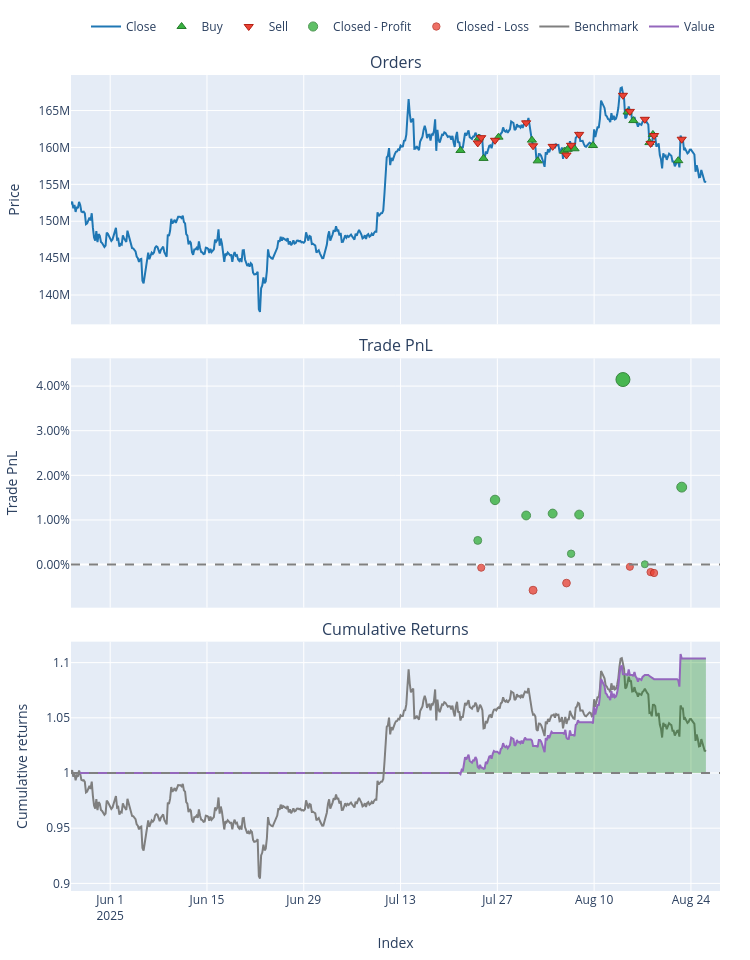

Here is the notebook cell this chart was saved with:
### Markdown cell above
# 테스트 - 전체 기간

### Code cell
import numpy as np
import pandas as pd
import vectorbt as vbt
from keras.models import load_model
import joblib
import pandas_ta as ta

test_data = "./data/BTC_4h_data_all.csv"
test_data = "./data/recent_candles_test.csv"

price_data_4h = pd.read_csv(test_data, encoding="utf-8-sig", index_col=0, parse_dates=True)
# 리샘플링 규칙 정의
ohlc_dict = {
    'Open': 'first',
    'High': 'max',
    'Low': 'min',
    'Close': 'last',
    'Volume': 'sum'
}

# 4시간봉 데이터를 일봉으로 리샘플링
price_data_1d = price_data_4h.resample('D').apply(ohlc_dict)

# ---------------------------------
# 1. 저장된 모델 불러오기
# ---------------------------------
# 'my_lstm_model.h5' 부분에 실제 저장한 모델 파일 경로를 입력하세요.
print("모델을 불러오는 중입니다...")
model = load_model('./lstm/best_mtf_model_ver1.1.h5')
print("모델 로딩 완료!")

entry_threshold = 0.22
exit_threshold = 0.55

# ==============================================================================
# 2. 전체 기간 데이터 준비 (KeyError 해결 최종안)
# ==============================================================================
# (1) 피처를 처음부터 다시 생성하여 데이터 일관성을 보장합니다.

# 4시간봉 피처 생성: 원본 가격 데이터(OHLCV 포함)를 복사해서 시작합니다.
print("4시간봉 피처를 생성합니다...")
features_4h_new = price_data_4h.copy()
features_4h_new.ta.rsi(length=14, append=True, col_names=('RSI_14_4H',))
features_4h_new.ta.macd(fast=12, slow=26, signal=9, append=True, col_names=('MACD_12_26_9_4H', 'MACDh_12_26_9_4H', 'MACDs_12_26_9_4H'))
features_4h_new.ta.bbands(length=20, std=2, append=True, col_names=('BBL_20_2.0_4H', 'BBM_20_2.0_4H', 'BBU_20_2.0_4H', 'BBB_20_2.0_4H', 'BBP_20_2.0_4H'))

# 일봉 피처 생성
print("일봉 피처를 생성합니다...")
features_1d_new = price_data_1d.copy()
features_1d_new.ta.rsi(length=14, append=True, col_names=('RSI_14_1D',))
features_1d_new.ta.sma(length=50, append=True, col_names=('SMA_50_1D',))
features_1d_new.ta.adx(length=14, append=True, col_names=('ADX_14_1D', 'DMP_14_1D', 'DMN_14_1D'))

# 사용할 일봉 지표 컬럼만 선택합니다 (OHLCV 중복 방지)
daily_indicator_cols = ['RSI_14_1D', 'SMA_50_1D', 'ADX_14_1D', 'DMP_14_1D', 'DMN_14_1D']
features_1d_to_merge = features_1d_new[daily_indicator_cols]


# (2) 두 시간대 피처 결합
# 4시간봉 피처(OHLCV 포함)를 기준으로 일봉 지표를 합칩니다.
print("다중 시간대 피처를 결합합니다...")
final_features = pd.merge(features_4h_new, features_1d_to_merge, left_index=True, right_index=True, how='left')
final_features.fillna(method='ffill', inplace=True)
final_features.dropna(inplace=True)
print("데이터 준비 완료!")


# (3) Scaler 적용 (이전과 동일한 정렬 로직 사용)
scaler = joblib.load('./lstm/best_mtf_scaler_ver1.1.pkl')

fit_feature_names = scaler.feature_names_in_
final_features_aligned = final_features[fit_feature_names]
scaled_features_full = scaler.transform(final_features_aligned)


# (4) 시퀀스 데이터 생성 (lookback 값 확인!)
lookback = 30 # 훈련 시 사용했던 값으로 반드시 통일해야 합니다!
X_full = []
for i in range(lookback, len(scaled_features_full)):
    X_full.append(scaled_features_full[i-lookback:i])
X_full = np.array(X_full)


# ==============================================================================
# 3. 전체 기간에 대한 예측 수행 (★★★ 이 부분이 추가되었습니다 ★★★)
# ==============================================================================
print(f"총 {len(X_full)}개의 시퀀스에 대한 예측을 수행합니다...")
predictions_full = model.predict(X_full)

# 예측 결과를 각 확률 변수에 할당
prob_loss_full = predictions_full[:, 0]
prob_hold_full = predictions_full[:, 1]
prob_profit_full = predictions_full[:, 2]
print("예측 완료!")

print(prob_profit_full.mean(), prob_profit_full.max())
print(prob_hold_full.mean(), prob_hold_full.max())
print(prob_loss_full.mean(), prob_loss_full.max())

# ==============================================================================
# 4. 시그널 생성 및 VectorBT 백테스팅
# ==============================================================================
# 예측이 시작되는 시점에 맞춰 인덱스를 정렬합니다.
signal_index_full = final_features.index[lookback:]

# 시그널 생성을 위한 빈 Series 생성
entries_full = pd.Series(False, index=price_data_4h.index) # 기준이 되는 4시간봉 인덱스 사용
exits_full = pd.Series(False, index=price_data_4h.index)


# loc를 사용하여 정확한 위치에 시그널 할당
entries_full.loc[signal_index_full] = prob_profit_full > entry_threshold
exits_full.loc[signal_index_full] = prob_loss_full > exit_threshold

# # 진입과 청산 신호가 겹칠 경우 진입을 우선 (ipynb 로직 반영)
# conflicting_signals_full = entries_full & exits_full
# exits_full[conflicting_signals_full] = False


# 백테스팅 실행 (ipynb의 설정값 반영)
full_portfolio = vbt.Portfolio.from_signals(
    close=price_data_4h['Close'], # 백테스팅 기준 가격: 4시간봉 종가
    entries=entries_full,
    exits=exits_full,
    init_cash=1000000,
    fees=0.0005,      # 0.5% 수수료
    slippage=0.0005, # 0.05% 슬리피지
    freq='4h',        # 데이터 빈도 명시
    # stop_exit=True,   # 진입 시 청산 고려
    # size=0.5,                # 거래당 100,000 KRW씩 진입 (최소 주문 금액 5,000원 이상)
    # size_type='percent'           # size가 '금액' 기준임을 명시
)

# 최종 성과 출력
print("\n--- 전체 기간 최종 백테스팅 결과 ---")
print(full_portfolio.stats())

# 누적 수익률 그래프 시각화
full_portfolio.plot().show()

### Figure 1 — Plotly figure (JSON) as saved in the notebook; plotly's stock layout.template omitted (floating-point values rounded to 4 significant figures; data arrays with more than 128 entries replaced by an {"elided": "..."} marker saying what was removed)
{"data": [{"legendgroup": "0", "line": {"color": "#1f77b4"}, "name": "Close", "showlegend": true, "type": "scatter", "uid": "f0104847-20e8-44f5-b3f9-db2f8dfac287", "x": {"elided": "552 str values"}, "xaxis": "x", "y": {"elided": "552 float values"}, "yaxis": "y"}, {"customdata": [[0.0, 0.006263, 499.8], [2.0, 0.006231, 502.5], [4.0, 0.006335, 502.1], [6.0, 0.006312, 509.4], [8.0, 0.006397, 515.0], [10.0, 0.006474, 512.0], [12.0, 0.006494, 517.9], [14.0, 0.006457, 515.7], [16.0, 0.006469, 517.0], [18.0, 0.006524, 522.7], [20.0, 0.006607, 544.4], [22.0, 0.00665, 544.1], [24.0, 0.006774, 544.2], [26.0, 0.006717, 543.3], [28.0, 0.006855, 542.2]], "hovertemplate": "Order Id: %{customdata[0]}<br>Timestamp: %{x}<br>Price: %{y}<br>Size: %{customdata[1]:.6f}<br>Fees: %{customdata[2]:.6f}", "legendgroup": "1", "marker": {"color": "#37B13F", "line": {"color": "rgb(38,123,44)", "width": 1}, "size": 8, "symbol": "triangle-up"}, "mode": "markers", "name": "Buy", "type": "scatter", "uid": "6d002b8a-e12f-42bd-92e5-346182c9c236", "x": ["2025-07-21T16:00:00+00:00", "2025-07-24T08:00:00+00:00", "2025-07-25T00:00:00+00:00", "2025-07-27T04:00:00+00:00", "2025-08-01T00:00:00+00:00", "2025-08-01T20:00:00+00:00", "2025-08-05T16:00:00+00:00", "2025-08-06T04:00:00+00:00", "2025-08-07T04:00:00+00:00", "2025-08-09T20:00:00+00:00", "2025-08-14T20:00:00+00:00", "2025-08-15T16:00:00+00:00", "2025-08-18T00:00:00+00:00", "2025-08-18T12:00:00+00:00", "2025-08-22T04:00:00+00:00"], "xaxis": "x", "y": [159600000.0, 161300000.0, 158500000.0, 161400000.0, 161000000.0, 158200000.0, 159500000.0, 159700000.0, 159800000.0, 160300000.0, 164800000.0, 163600000.0, 160700000.0, 161800000.0, 158200000.0], "yaxis": "y"}, {"customdata": [[1.0, 0.006263, 503.0], [3.0, 0.006231, 502.6], [5.0, 0.006335, 509.9], [7.0, 0.006312, 515.5], [9.0, 0.006397, 512.5], [11.0, 0.006474, 518.4], [13.0, 0.006494, 516.2], [15.0, 0.006457, 517.5], [17.0, 0.006469, 523.3], [19.0, 0.006524, 545.0], [21.0, 0.006607, 544.7], [23.0, 0.00665, 544.7], [25.0, 0.006774, 543.8], [27.0, 0.006717, 542.8], [29.0, 0.006855, 552.2]], "hovertemplate": "Order Id: %{customdata[0]}<br>Timestamp: %{x}<br>Price: %{y}<br>Size: %{customdata[1]:.6f}<br>Fees: %{customdata[2]:.6f}", "legendgroup": "2", "marker": {"color": "#EA4335", "line": {"color": "rgb(181,31,18)", "width": 1}, "size": 8, "symbol": "triangle-down"}, "mode": "markers", "name": "Sell", "type": "scatter", "uid": "6f5ad701-89fe-4e67-8229-fb75893bb729", "x": ["2025-07-24T04:00:00+00:00", "2025-07-24T16:00:00+00:00", "2025-07-26T16:00:00+00:00", "2025-07-31T04:00:00+00:00", "2025-08-01T04:00:00+00:00", "2025-08-04T00:00:00+00:00", "2025-08-06T00:00:00+00:00", "2025-08-06T16:00:00+00:00", "2025-08-07T20:00:00+00:00", "2025-08-14T04:00:00+00:00", "2025-08-15T04:00:00+00:00", "2025-08-17T08:00:00+00:00", "2025-08-18T04:00:00+00:00", "2025-08-18T16:00:00+00:00", "2025-08-22T16:00:00+00:00"], "xaxis": "x", "y": [160600000.0, 161300000.0, 161000000.0, 163300000.0, 160200000.0, 160100000.0, 159000000.0, 160300000.0, 161800000.0, 167100000.0, 164900000.0, 163800000.0, 160500000.0, 161600000.0, 161100000.0], "yaxis": "y"}, {"customdata": [[0.0, 0.0, 5410.0, 0.005413], [2.0, 2.0, 14550.0, 0.01449], [3.0, 3.0, 11210.0, 0.011], [5.0, 5.0, 11700.0, 0.01143], [7.0, 7.0, 2505.0, 0.002429], [8.0, 8.0, 11580.0, 0.0112], [9.0, 9.0, 43350.0, 0.04147], [11.0, 11.0, 70.11, 6.442e-05], [14.0, 14.0, 18820.0, 0.01735]], "hovertemplate": "Exit Trade Id: %{customdata[0]}<br>Position Id: %{customdata[1]}<br>Exit Timestamp: %{x}<br>PnL: %{customdata[2]:.6f}<br>Return: %{customdata[3]:.2%}", "legendgroup": "3", "marker": {"color": "#37B13F", "line": {"color": "rgb(38,123,44)", "width": 1}, "opacity": [0.7694, 0.8023, 0.7896, 0.7912, 0.7586, 0.7904, 0.9, 0.75, 0.8126], "size": [7.904, 9.438, 8.849, 8.921, 7.4, 8.883, 14.0, 7.0, 9.923], "symbol": "circle"}, "mode": "markers", "name": "Closed - Profit", "type": "scatter", "uid": "a10001d3-ec7d-40b7-8db5-5eee8c9a3c93", "x": ["2025-07-24T04:00:00+00:00", "2025-07-26T16:00:00+00:00", "2025-07-31T04:00:00+00:00", "2025-08-04T00:00:00+00:00", "2025-08-06T16:00:00+00:00", "2025-08-07T20:00:00+00:00", "2025-08-14T04:00:00+00:00", "2025-08-17T08:00:00+00:00", "2025-08-22T16:00:00+00:00"], "xaxis": "x2", "y": [0.005413, 0.01449, 0.011, 0.01143, 0.002429, 0.0112, 0.04147, 6.442e-05, 0.01735], "yaxis": "y2"}, {"customdata": [[1.0, 1.0, -707.9, -0.0007044], [4.0, 4.0, -5925.0, -0.005753], [6.0, 6.0, -4302.0, -0.004154], [10.0, 10.0, -552.9, -0.0005078], [12.0, 12.0, -1837.0, -0.001688], [13.0, 13.0, -2051.0, -0.001888]], "hovertemplate": "Exit Trade Id: %{customdata[0]}<br>Position Id: %{customdata[1]}<br>Exit Timestamp: %{x}<br>PnL: %{customdata[2]:.6f}<br>Return: %{customdata[3]:.2%}", "legendgroup": "4", "marker": {"color": "#EA4335", "line": {"color": "rgb(181,31,18)", "width": 1}, "opacity": [0.7523, 0.7706, 0.7648, 0.7516, 0.7559, 0.7566], "size": [7.108, 7.962, 7.691, 7.075, 7.275, 7.308], "symbol": "circle"}, "mode": "markers", "name": "Closed - Loss", "type": "scatter", "uid": "07f889df-552f-4e89-9c39-fe1339489e07", "x": ["2025-07-24T16:00:00+00:00", "2025-08-01T04:00:00+00:00", "2025-08-06T00:00:00+00:00", "2025-08-15T04:00:00+00:00", "2025-08-18T04:00:00+00:00", "2025-08-18T16:00:00+00:00"], "xaxis": "x2", "y": [-0.0007044, -0.005753, -0.004154, -0.0005078, -0.001688, -0.001888], "yaxis": "y2"}, {"legendgroup": "5", "line": {"color": "#7f7f7f"}, "name": "Benchmark", "showlegend": true, "type": "scatter", "uid": "defdb11b-6d6c-42a2-b957-33ec03410454", "x": {"elided": "552 str values"}, "xaxis": "x3", "y": {"elided": "552 float values"}, "yaxis": "y3"}, {"hoverinfo": "skip", "legendgroup": "6", "line": {"color": "rgba(0, 0, 0, 0)", "width": 0}, "opacity": 0, "showlegend": false, "type": "scatter", "uid": "f019c582-04bc-46a3-ac85-a7e2cf60d0db", "x": {"elided": "552 str values"}, "xaxis": "x3", "y": {"elided": "552 int values"}, "yaxis": "y3"}, {"connectgaps": false, "fill": "tonexty", "fillcolor": "rgba(0, 128, 0, 0.3)", "hoverinfo": "skip", "legendgroup": "6", "line": {"color": "rgba(0, 0, 0, 0)", "width": 0}, "opacity": 0, "showlegend": false, "type": "scatter", "uid": "70184680-8000-44c7-b4a7-3e35e8a2a426", "x": {"elided": "552 str values"}, "xaxis": "x3", "y": {"elided": "552 float values"}, "yaxis": "y3"}, {"hoverinfo": "skip", "legendgroup": "6", "line": {"color": "rgba(0, 0, 0, 0)", "width": 0}, "opacity": 0, "showlegend": false, "type": "scatter", "uid": "a9440ba8-3f5b-4faf-af98-719a35fad122", "x": {"elided": "552 str values"}, "xaxis": "x3", "y": {"elided": "552 int values"}, "yaxis": "y3"}, {"connectgaps": false, "fill": "tonexty", "fillcolor": "rgba(255, 0, 0, 0.3)", "hoverinfo": "skip", "legendgroup": "6", "line": {"color": "rgba(0, 0, 0, 0)", "width": 0}, "opacity": 0, "showlegend": false, "type": "scatter", "uid": "b145a743-9a53-4ab7-84fd-a92fcf58cf05", "x": {"elided": "552 str values"}, "xaxis": "x3", "y": {"elided": "552 float values"}, "yaxis": "y3"}, {"legendgroup": "7", "line": {"color": "#9467bd"}, "name": "Value", "showlegend": true, "type": "scatter", "uid": "cf27f966-95fa-4974-85f5-73b52170c720", "x": {"elided": "552 str values"}, "xaxis": "x3", "y": {"elided": "552 float values"}, "yaxis": "y3"}, {"hoverinfo": "skip", "legendgroup": "6", "line": {"color": "rgba(0, 0, 0, 0)", "width": 0}, "opacity": 0, "showlegend": false, "type": "scatter", "uid": "180cf7c9-a27c-417b-a147-dfe332a1b89c", "x": {"elided": "552 str values"}, "xaxis": "x3", "y": {"elided": "552 int values"}, "yaxis": "y3"}], "layout": {"annotations": [{"font": {"size": 16}, "showarrow": false, "text": "Orders", "x": 0.5, "xanchor": "center", "xref": "paper", "y": 1, "yanchor": "bottom", "yref": "paper"}, {"font": {"size": 16}, "showarrow": false, "text": "Trade PnL", "x": 0.5, "xanchor": "center", "xref": "paper", "y": 0.6528, "yanchor": "bottom", "yref": "paper"}, {"font": {"size": 16}, "showarrow": false, "text": "Cumulative Returns", "x": 0.5, "xanchor": "center", "xref": "paper", "y": 0.3056, "yanchor": "bottom", "yref": "paper"}], "height": 960, "legend": {"orientation": "h", "traceorder": "normal", "x": 1, "xanchor": "right", "y": 1.042, "yanchor": "bottom"}, "margin": {"b": 30, "l": 30, "r": 30, "t": 30}, "shapes": [{"line": {"color": "gray", "dash": "dash"}, "type": "line", "x0": 0, "x1": 1, "xref": "paper", "y0": 0, "y1": 0, "yref": "y2"}, {"line": {"color": "gray", "dash": "dash"}, "type": "line", "x0": 0, "x1": 1, "xref": "paper", "y0": 1, "y1": 1, "yref": "y3"}], "showlegend": true, "width": 750, "xaxis": {"anchor": "y", "domain": [0, 1], "matches": "x3", "showticklabels": false}, "xaxis2": {"anchor": "y2", "domain": [0, 1], "matches": "x3", "showticklabels": false}, "xaxis3": {"anchor": "y3", "domain": [0, 1], "title": {"text": "Index"}}, "yaxis": {"anchor": "x", "domain": [0.6944, 1], "title": {"text": "Price"}}, "yaxis2": {"anchor": "x2", "domain": [0.3472, 0.6528], "tickformat": ".2%", "title": {"text": "Trade PnL"}}, "yaxis3": {"anchor": "x3", "domain": [0, 0.3056], "title": {"text": "Cumulative returns"}}}}
